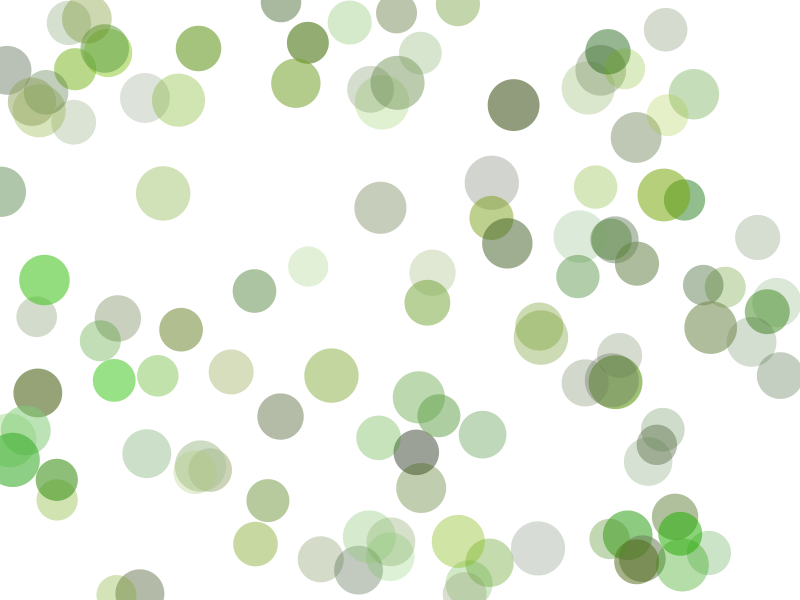
Frame 1 (no input)
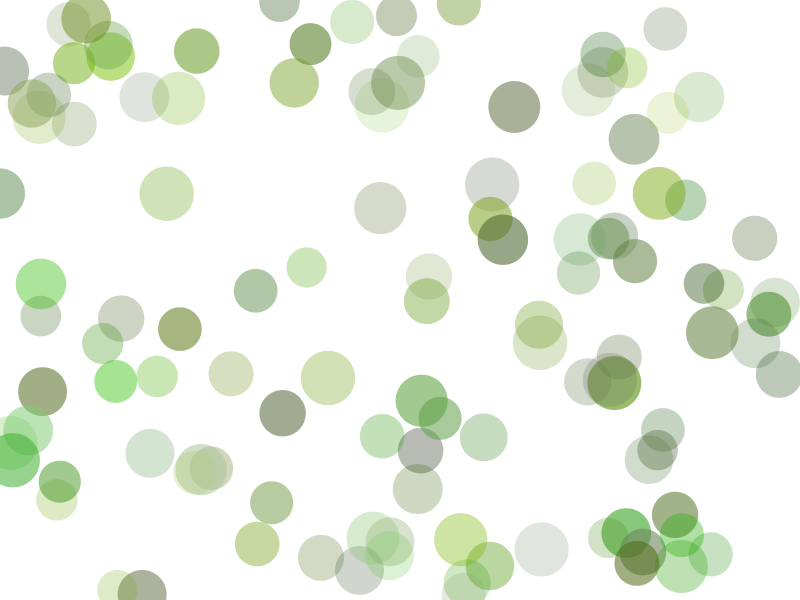
Frame 60 (the mouse pressed at the canvas centre just before this capture)
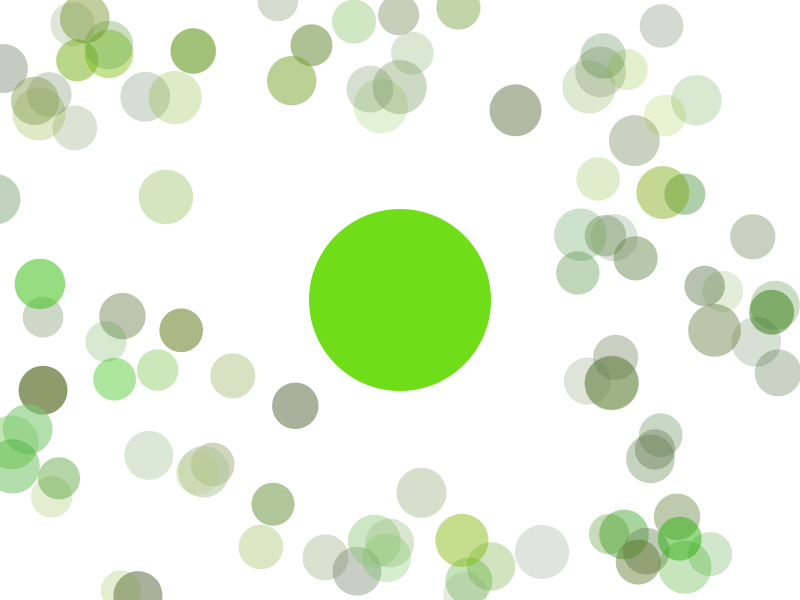
Frame 120 (the mouse held since frame 60 and released just before this capture)

The Processing sketch that drew these frames (run headless with seeded random() and noise(); from frame 60 on, the mouse is pressed at the canvas centre):

// Processing sketch: bubbles_2
// ── bubbles_2.pde
//Created by McCoy Zhu on September 19, 2019

float x = 400;
float y = 300;
float diameter = random(70, 90);
float hsbColor[] = new float[3];
float num;
float[] sizes = new float[121];
color[] colors = new color[121];
float[] xCor = new float[121];
float[] yCor = new float[121];
float[] alpha = new float[121];
boolean useMouse = false;

void setup() {
  size(800, 600);
  colorMode(HSB, 360, 100, 100, 100);
  noStroke();
  hsbColor[0] = random(360);
  hsbColor[1] = random(60, 90);
  hsbColor[2] = random(50, 80);
  num = random(80, 120);
  for (int i = 0; i < num; i += 1) {
    sizes[i] = random(40, 55);
    colors[i] = color(hsbColor[0] + random(-20, 20), random(20, 100), random(30, 80));
    xCor[i] = random(0, 800);
    yCor[i] = random(0, 600);
    alpha[i] = random(20, 60);
  }
}

void draw() {
  background(0, 0, 100);

  if (pmouseX != mouseX || pmouseY != mouseY) {
    x = mouseX;
    y = mouseY;
    useMouse = true;
  }

  if (mousePressed || keyPressed && key == ' ') {
    useMouse = true;
    for (int i = 0; i < num; i += 1) {
      if (dist(x, y, xCor[i], yCor[i]) < diameter) {
        float n = dist(x, y, xCor[i], yCor[i]) / (diameter);
        xCor[i] = xCor[i] * n + x * (1 - n);
        yCor[i] = yCor[i] * n + y * (1 - n);
      }
      if (dist(x, y, xCor[i], yCor[i]) + sizes[i] / 2 < diameter / 2) {
        sizes[i] = 0;
      }
    }
    if (diameter < 2000) {
      diameter *= 2 - pow(0.8, diameter / 2000);
    }
    hsbColor[2] = (hsbColor[2] * 50 + 100) / 51;
  } else if (dist(x, y, 0, 0) < diameter / 1.9 && dist(x, y, 800, 0) < diameter / 1.9 && dist(x, y, 800, 600) < diameter / 1.9 && dist(x, y, 0, 600) < diameter / 1.9 || keyPressed && key == 'r') {
    diameter = random(70, 90);
    hsbColor[0] = random(360);
    hsbColor[1] = random(60, 90);
    hsbColor[2] = random(50, 80);
    background(0, 0, 100);
    num = random(80, 120);
    for (int i = 0; i < num; i += 1) {
      sizes[i] = random(40, 55);
      colors[i] = color(hsbColor[0] + random(-20, 20), random(20, 100), random(30, 80));
      xCor[i] = random(0, 800);
      yCor[i] = random(0, 600);
      alpha[i] = random(20, 60);
    }
  }
  for (int i = 0; i < num; i += 1) {
    fill(colors[i], alpha[i]);
    xCor[i] += random(-0.5, 0.5);
    yCor[i] += random(-0.5, 0.5);
    if (alpha[i] > 60) {
      alpha[i] /= random(1, 1 / 0.95);
    } else if (alpha[i] < 20) {
      alpha[i] /= random(0.95, 1);
    } else {
      alpha[i] /= random(0.95, 1 / 0.95);
    }
    ellipse(xCor[i], yCor[i], sizes[i], sizes[i]);
  }

  if (useMouse) {
    fill(hsbColor[0], hsbColor[1], hsbColor[2], 100);
    ellipse(x, y, diameter, diameter);
  }
}
